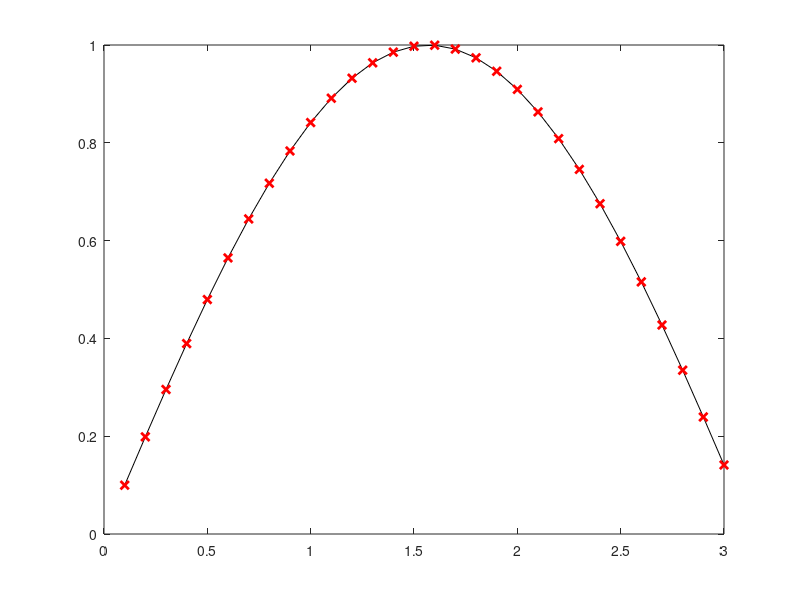
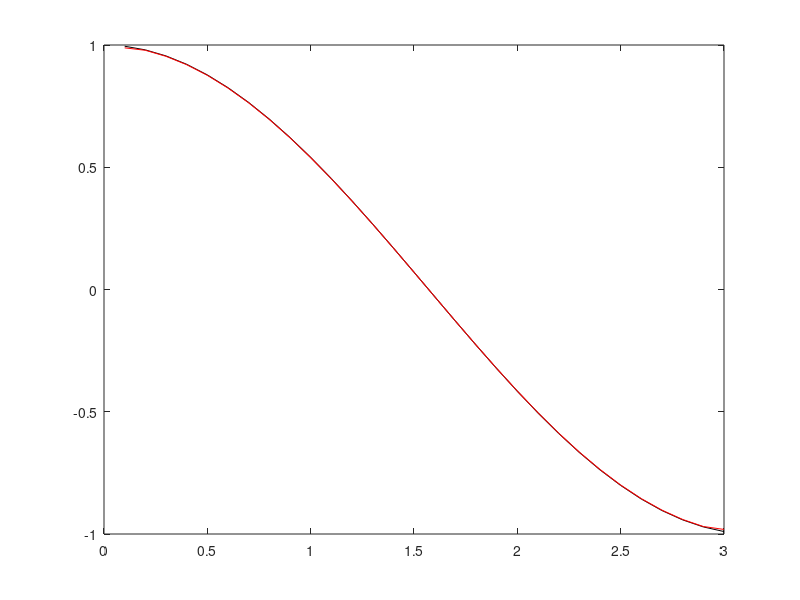

The MATLAB source for these figures, in order:
clear all

% numerically differentiate sin(x) on a discrete grid.
% compare with exact derivative (cos(x))

x = .1:.1:3;
f = sin(x);

plot(x,f,'k')
hold on
plot(x,f,'rx','LineWidth',2)

dx = x(2)-x(1);

n = length(f);

dfdx = zeros(n,1);

dfdx(1) = (f(2)-f(1))/(x(2)-x(1));  % forward diff at f(x_1)
for i=2:n-1
    dfdx(i)  = (f(i+1)-f(i-1))/(x(i+1)-x(i-1)); % central in between
end
dfdx(n) = (f(n)-f(n-1))/(x(n)-x(n-1));  % backward diff at f(x_n)

figure
plot(x,cos(x),'k')
hold on
plot(x,dfdx,'r')